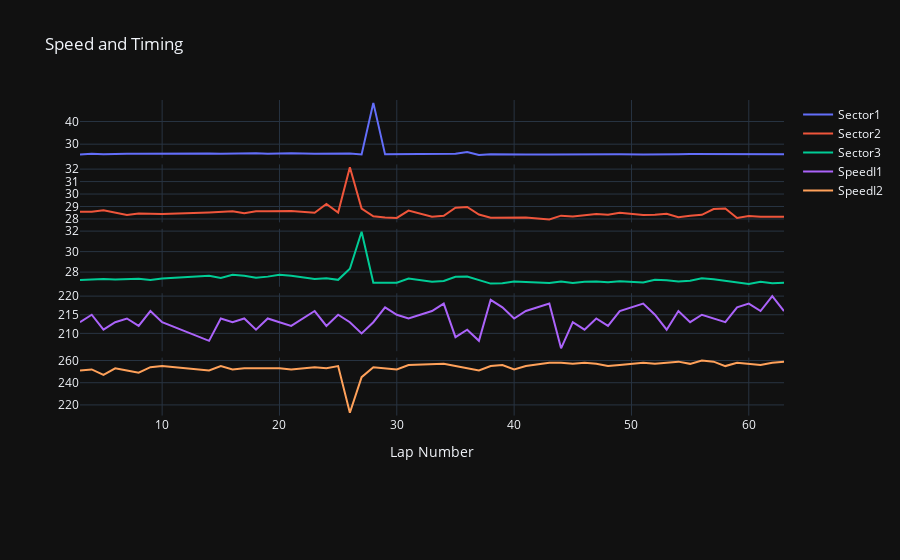

Here is the notebook cell this chart was saved with:
### Markdown cell above
Now let's see the data we're working on

### Code cell
def plot_sectors_data(data):
    layout = dict(
        title="Speed and Timing",
        xaxis_title="Lap Number",
        template="plotly_dark",
        hovermode='x unified',
        hoversubplots="axis",
        grid=dict(rows=6, columns=1)
    )
    data = [
        go.Scatter(x=data["LapNumber"], y=data["Sector1Time"],
                   xaxis="x", yaxis="y", name='Sector1'),
        go.Scatter(x=data["LapNumber"], y=data["Sector2Time"],
                   xaxis="x", yaxis="y2", name='Sector2'),
        go.Scatter(x=data["LapNumber"], y=data["Sector3Time"],
                   xaxis="x", yaxis="y3", name='Sector3'),
        go.Scatter(x=data["LapNumber"], y=data["SpeedI1"],
                   xaxis="x", yaxis="y4", name='SpeedI1'),
        go.Scatter(x=data["LapNumber"], y=data["SpeedI2"],
                   xaxis="x", yaxis="y5", name='SpeedI2'),
    ]
    fig = go.Figure(data=data, layout=layout)
    fig.show()


plot_sectors_data(df)

### Figure 1 — Plotly figure (JSON) as saved in the notebook; plotly's stock layout.template omitted (floating-point values rounded to 4 significant figures)
{"data": [{"name": "Sector1", "type": "scatter", "x": [3, 4, 5, 6, 7, 8, 9, 10, 14, 15, 16, 17, 18, 19, 20, 21, 23, 24, 25, 26, 27, 28, 29, 30, 31, 33, 34, 35, 36, 37, 38, 39, 40, 41, 43, 44, 45, 46, 47, 48, 49, 51, 52, 53, 54, 55, 56, 57, 58, 59, 60, 61, 62, 63], "xaxis": "x", "y": [25.4, 25.83, 25.53, 25.78, 25.82, 25.8, 25.86, 25.77, 25.91, 25.74, 25.84, 25.75, 25.94, 25.8, 25.84, 25.98, 25.73, 25.73, 25.73, 25.87, 25.44, 48.22, 25.5, 25.54, 25.69, 25.7, 25.57, 25.73, 26.52, 25.19, 25.56, 25.64, 25.59, 25.48, 25.44, 25.51, 25.45, 25.59, 25.58, 25.56, 25.58, 25.48, 25.58, 25.78, 25.61, 25.62, 25.58, 25.56, 25.58, 25.55, 25.54, 25.48, 25.56, 25.52], "yaxis": "y"}, {"name": "Sector2", "type": "scatter", "x": [3, 4, 5, 6, 7, 8, 9, 10, 14, 15, 16, 17, 18, 19, 20, 21, 23, 24, 25, 26, 27, 28, 29, 30, 31, 33, 34, 35, 36, 37, 38, 39, 40, 41, 43, 44, 45, 46, 47, 48, 49, 51, 52, 53, 54, 55, 56, 57, 58, 59, 60, 61, 62, 63], "xaxis": "x", "y": [28.59, 28.58, 28.7, 28.5, 28.32, 28.45, 28.43, 28.41, 28.53, 28.56, 28.61, 28.46, 28.63, 28.62, 28.64, 28.65, 28.49, 29.21, 28.52, 32.15, 28.83, 28.22, 28.12, 28.09, 28.67, 28.19, 28.26, 28.9, 28.97, 28.36, 28.11, 28.13, 28.16, 28.13, 27.96, 28.27, 28.2, 28.3, 28.4, 28.35, 28.49, 28.32, 28.34, 28.43, 28.14, 28.26, 28.33, 28.8, 28.84, 28.09, 28.24, 28.19, 28.18, 28.18], "yaxis": "y2"}, {"name": "Sector3", "type": "scatter", "x": [3, 4, 5, 6, 7, 8, 9, 10, 14, 15, 16, 17, 18, 19, 20, 21, 23, 24, 25, 26, 27, 28, 29, 30, 31, 33, 34, 35, 36, 37, 38, 39, 40, 41, 43, 44, 45, 46, 47, 48, 49, 51, 52, 53, 54, 55, 56, 57, 58, 59, 60, 61, 62, 63], "xaxis": "x", "y": [27.23, 27.31, 27.32, 27.29, 27.3, 27.34, 27.22, 27.37, 27.64, 27.43, 27.75, 27.64, 27.45, 27.56, 27.75, 27.64, 27.34, 27.4, 27.24, 28.33, 31.94, 26.96, 26.96, 26.96, 27.37, 27.05, 27.13, 27.54, 27.57, 27.2, 26.88, 26.9, 27.09, 27.03, 26.93, 27.07, 26.93, 27.05, 27.09, 27.02, 27.12, 26.98, 27.26, 27.21, 27.09, 27.15, 27.39, 27.31, 27.14, 27.01, 26.85, 27.06, 26.9, 26.95], "yaxis": "y3"}, {"name": "SpeedI1", "type": "scatter", "x": [3, 4, 5, 6, 7, 8, 9, 10, 14, 15, 16, 17, 18, 19, 20, 21, 23, 24, 25, 26, 27, 28, 29, 30, 31, 33, 34, 35, 36, 37, 38, 39, 40, 41, 43, 44, 45, 46, 47, 48, 49, 51, 52, 53, 54, 55, 56, 57, 58, 59, 60, 61, 62, 63], "xaxis": "x", "y": [213, 215, 211, 213, 214, 212, 216, 213, 208, 214, 213, 214, 211, 214, 213, 212, 216, 212, 215, 213, 210, 213, 217, 215, 214, 216, 218, 209, 211, 208, 219, 217, 214, 216, 218, 206, 213, 211, 214, 212, 216, 218, 215, 211, 216, 213, 215, 214, 213, 217, 218, 216, 220, 216], "yaxis": "y4"}, {"name": "SpeedI2", "type": "scatter", "x": [3, 4, 5, 6, 7, 8, 9, 10, 14, 15, 16, 17, 18, 19, 20, 21, 23, 24, 25, 26, 27, 28, 29, 30, 31, 33, 34, 35, 36, 37, 38, 39, 40, 41, 43, 44, 45, 46, 47, 48, 49, 51, 52, 53, 54, 55, 56, 57, 58, 59, 60, 61, 62, 63], "xaxis": "x", "y": [251, 252, 247, 253, 251, 249, 254, 255, 251, 255, 252, 253, 253, 253, 253, 252, 254, 253, 255, 213, 245, 254, 253, 252, 256, 257, 257, 255, 253, 251, 255, 256, 252, 255, 258, 258, 257, 258, 257, 255, 256, 258, 257, 258, 259, 257, 260, 259, 255, 258, 257, 256, 258, 259], "yaxis": "y5"}], "layout": {"autosize": true, "grid": {"columns": 1, "rows": 6}, "hovermode": "x unified", "hoversubplots": "axis", "title": {"text": "Speed and Timing"}, "xaxis": {"autorange": true, "range": [3, 63], "title": {"text": "Lap Number"}, "type": "linear"}, "yaxis": {"autorange": true, "range": [23.91, 49.5], "type": "linear"}, "yaxis2": {"autorange": true, "range": [27.73, 32.38], "type": "linear"}, "yaxis3": {"autorange": true, "range": [26.57, 32.23], "type": "linear"}, "yaxis4": {"autorange": true, "range": [205.2, 220.8], "type": "linear"}, "yaxis5": {"autorange": true, "range": [210.4, 262.6], "type": "linear"}}}
